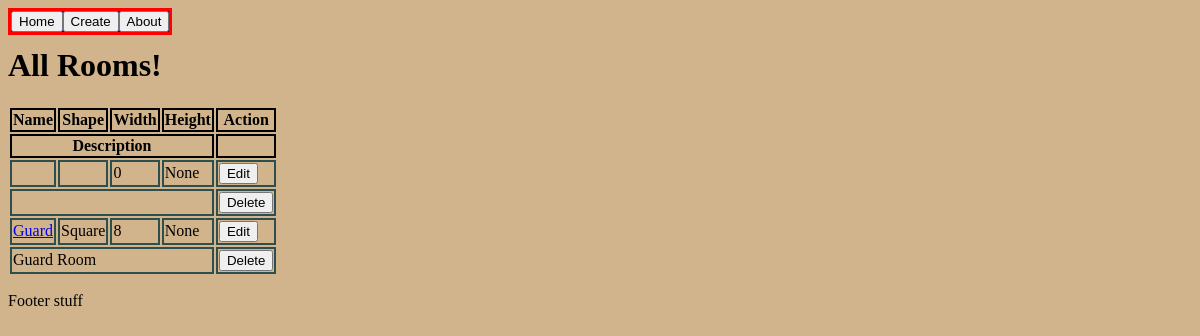
Before: / with the older database file.
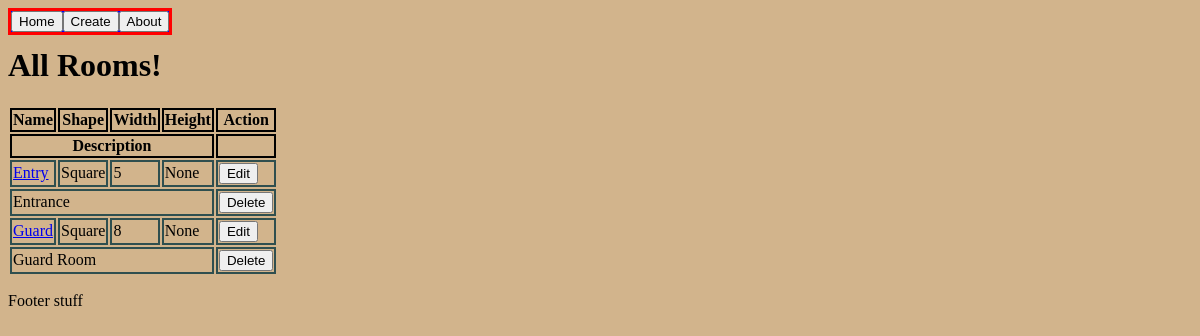
After: the same page with the newer database file.
### rooms/models.py (models this page shows)
class Room(models.Model):
    SHAPES = [('Square', 'Square'), ('Circle', 'Circle'), ('Oval', 'Oval')]
    name = models.CharField(max_length = 50)
    description = models.TextField()
    shape = models.CharField(max_length = 100, choices=SHAPES)
    width = models.IntegerField()
    height = models.IntegerField()
    doors = models.ManyToManyField('Door')

### rooms/views.py (the view)
# urls.py: path('', views.home, name="home"),
def home(request):
    rooms = Room.objects.all()
    return render(request, 'home.html', {'rooms': rooms})

### room/templates/home.html (shortened to what this page needs)
{% extends "base.html" %}
{% block content %}
<h1>All Rooms!</h1>
<div>
    <table>
        <tr>
            <th>Name</th>
            <th>Shape</th>
            <th>Width</th>
            <th>Height</th>
            <th>Action</th>
        </tr>
        <tr>
            <th colspan=4>Description</th>
            <th></th>
        </tr>
        {% for room in rooms %}
            <tr>
                <td>
                    <a href="{% url 'room_detail' room.id %}">
                        {{ room.name|capfirst }}</td>
                <td>{{ room.shape }}</td>
                <td>{{ room.width }}</td>
                <td>{{ room.height }}</td>
                <td>
                    <a href="{% url 'room_edit' room.id %}">
                        <button>Edit</button>
                    </a>
                </td>
            </tr>
            <tr>
                <td colspan=4>{{ room.description }}</td>
                <td>
                    <a href="{% url 'room_delete' room.id %}">
                        <button>Delete</button>
                    </a>
                </td>
            </tr>
        {% endfor %}
    </table>
</div>
{% endblock %}

### room/templates/base.html (shortened to what this page needs)
{% load static %}
<head>
    <link rel="stylesheet" href="{% static 'style.css' %}" type="text/css"/>
</head>
<div id="navbar">
    <ul class="navbar">
        <li><a href="{% url 'home' %}" /><button>Home</button></a></li>
        <li><a href="{% url 'room_create' %}" /><button>Create</button></a></li>
        <li><a href="{% url 'about' %}" /><button>About</button></a></li>
    </ul>
</div>
{% block content %}
{% endblock %}
<p>Footer stuff</p>

### static/style.css (style rules this page uses)
#navbar { position: fixed; border: red 3px solid; background: blue; color: red; }
th { border: 2px black solid; }
td { border: 2px darkslategray solid; }
ul { list-style-type: none; margin: 0; padding: 0; }
li { float: left; }

Changed rows visible on the page:
changed Room: name (not shown) → "Entry"; shape (not shown) → "Square"; width "0" → "5"; description (not shown) → "Entrance"
